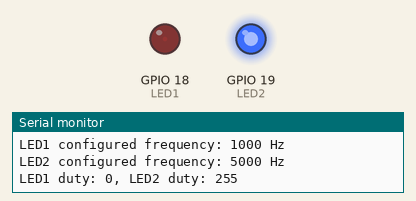
The program below on a simulated ESP32. Parts: output pins drawn as LEDs (lit = HIGH), the last lines printed to the serial monitor.

Above: at 0.05 s.
At 1.15 s:
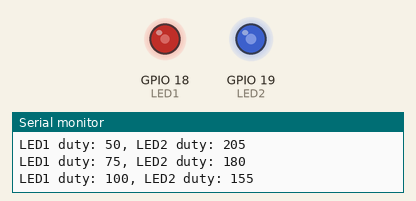
At 2.3 s:
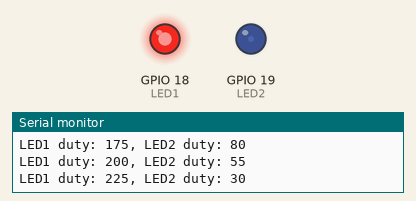
At 4.6 s:
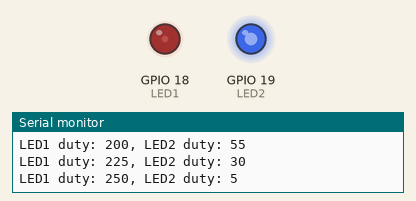
Timing chart, 0 to 6.7 s (numbered marks = the images above):
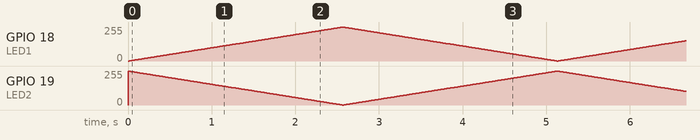

The program:

main.cpp
```cpp
#include <Arduino.h>

// LED GPIO pins
const int LED1 = 18;
const int LED2 = 19;

// Separate LEDC channels
const int CHANNEL1 = 0;
const int CHANNEL2 = 2;

// Different PWM frequencies
const int FREQ1 = 1000;
const int FREQ2 = 5000;
const int RESOLUTION = 8;

// Duty-cycle values: 0 to 255
int duty1 = 0;
int duty2 = 0;

void setup()
{
    Serial.begin(115200);

    double actualFreq1 = ledcSetup(CHANNEL1, FREQ1, RESOLUTION);
    ledcAttachPin(LED1, CHANNEL1);

    double actualFreq2 = ledcSetup(CHANNEL2, FREQ2, RESOLUTION);
    ledcAttachPin(LED2, CHANNEL2);

    Serial.printf("LED1 configured frequency: %.0f Hz\n", actualFreq1);
    Serial.printf("LED2 configured frequency: %.0f Hz\n", actualFreq2);
}

void loop()
{
    // Fade LED 1 up and LED 2 down
    for (int duty = 0; duty <= 255; duty++)
    {
        duty1 = duty;
        duty2 = 255 - duty;

        ledcWrite(CHANNEL1, duty1);
        ledcWrite(CHANNEL2, duty2);

        if (duty % 25 == 0)
        {
            Serial.printf("LED1 duty: %d, LED2 duty: %d\n",
                          duty1, duty2);
        }

        delay(10);
    }

    // Fade LED 1 down and LED 2 up
    for (int duty = 255; duty >= 0; duty--)
    {
        duty1 = duty;
        duty2 = 255 - duty;

        ledcWrite(CHANNEL1, duty1);
        ledcWrite(CHANNEL2, duty2);

        delay(10);
    }
}
```
